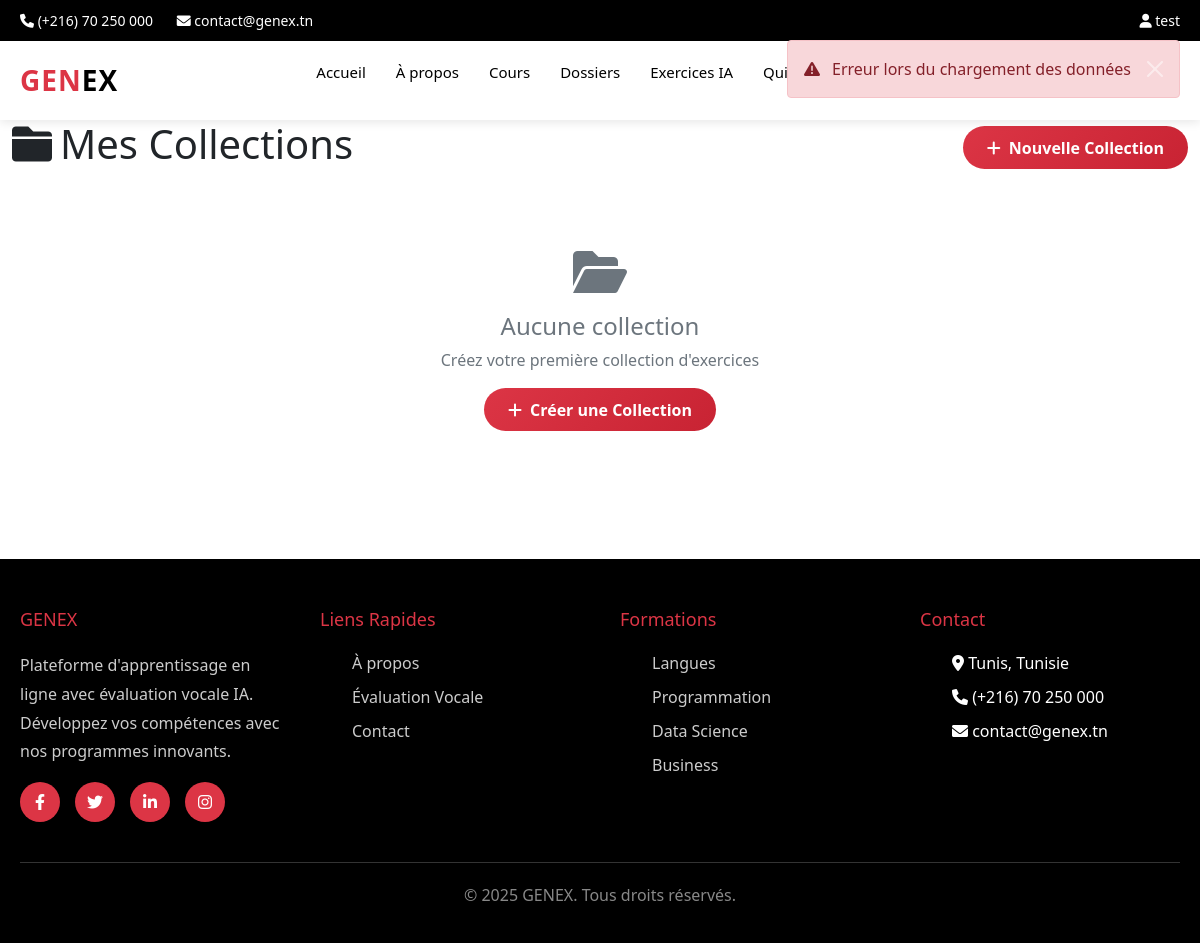
The app's page /exercises/collections/ (signed in), older data.
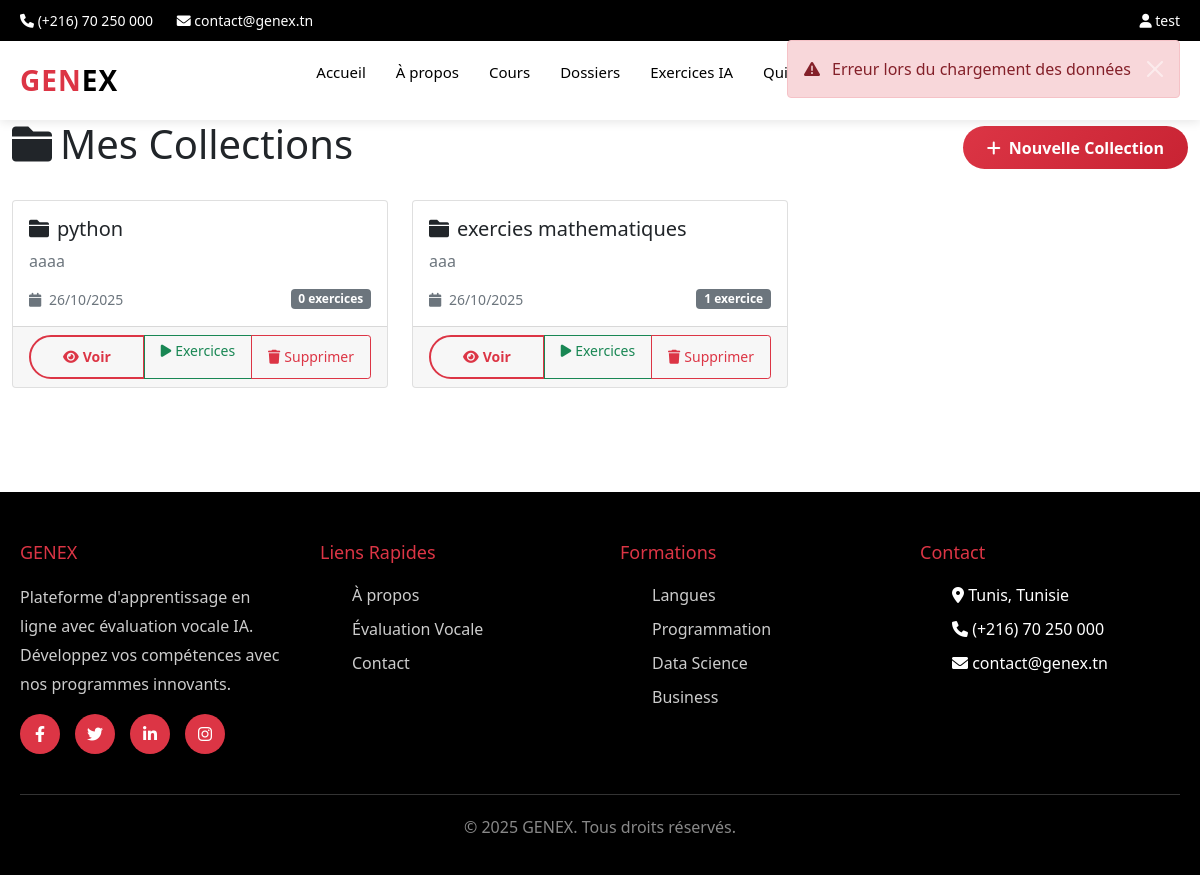
The same page, newer data.
### exercises/models.py (models this page shows, shortened)
class ExerciseCollection(models.Model):
    user = models.ForeignKey(User, on_delete=models.CASCADE, related_name='exercise_collections')
    name = models.CharField(max_length=100, help_text="Nom de la collection")
    description = models.TextField(blank=True, help_text="Description de la collection")
    color = models.CharField(max_length=7, default='#dc3545', help_text="Couleur de la collection (hex)")
    icon = models.CharField(max_length=50, default='fas fa-folder', help_text="Icône FontAwesome")
    is_public = models.BooleanField(default=False, help_text="Collection visible par d'autres utilisateurs")
    created_at = models.DateTimeField(auto_now_add=True)
    updated_at = models.DateTimeField(auto_now=True)
    class Meta:
        verbose_name = "Collection d'exercices"
        verbose_name_plural = "Collections d'exercices"
        ordering = ['-updated_at']
        unique_together = ['user', 'name']

### exercises/views.py (the view)
# urls.py: path('collections/', views.collections_list, name='collections-list'),
def collections_list(request):
    if not request.user.is_authenticated:
        return render(request, 'exercises/collections_list.html', {
            'collections': [],
            'error': 'Vous devez être connecté pour voir vos collections'
        })
    collections = ExerciseCollection.objects.filter(user=request.user)
    return render(request, 'exercises/collections_list.html', {
        'collections': collections
    })

### templates/exercises/collections_list.html (shortened to what this page needs)
{% extends 'exercises/base.html' %}
{% block content %}
<div class="container-fluid">
    <div class="row">
        <div class="col-12">
            <div class="d-flex justify-content-between align-items-center mb-4">
                <h1><i class="fas fa-folder me-2"></i>Mes Collections</h1>
                <button class="btn btn-primary" onclick="showCreateCollectionModal()">
                    <i class="fas fa-plus me-2"></i>Nouvelle Collection
                </button>
            </div>
            {% if collections %}
                <div class="row">
                    {% for collection in collections %}
                        <div class="col-md-6 col-lg-4 mb-4">
                            <div class="card h-100">
                                <div class="card-body">
                                    <h5 class="card-title">
                                        <i class="fas fa-folder me-2"></i>{{ collection.name }}
                                    </h5>
                                    <p class="card-text text-muted">{{ collection.description|default:"Aucune description" }}</p>
                                    <div class="d-flex justify-content-between align-items-center">
                                        <small class="text-muted">
                                            <i class="fas fa-calendar me-1"></i>
                                            {{ collection.created_at|date:"d/m/Y" }}
                                        </small>
                                        <span class="badge bg-secondary">
                                            {{ collection.exercises.count }} exercice{{ collection.exercises.count|pluralize }}
                                        </span>
                                    </div>
                                </div>
                                <div class="card-footer">
                                    <div class="btn-group w-100" role="group">
                                        <a href="{% url 'exercises:collection-detail' collection.id %}"
                                           class="btn btn-outline-primary btn-sm">
                                            <i class="fas fa-eye me-1"></i>Voir
                                        </a>
                                        <a href="{% url 'exercises:collection-exercises' collection.id %}"
                                           class="btn btn-outline-success btn-sm">
                                            <i class="fas fa-play me-1"></i>Exercices
                                        </a>
                                        <button class="btn btn-outline-danger btn-sm"
                                                onclick="deleteCollection({{ collection.id }})">
                                            <i class="fas fa-trash me-1"></i>Supprimer
                                        </button>
                                    </div>
                                </div>
                            </div>
                        </div>
                    {% endfor %}
                </div>
            {% else %}
                <div class="text-center py-5">
                    <i class="fas fa-folder-open fa-3x text-muted mb-3"></i>
                    <h4 class="text-muted">Aucune collection</h4>
                    <p class="text-muted">Créez votre première collection d'exercices</p>
                    <button class="btn btn-primary" onclick="showCreateCollectionModal()">
                        <i class="fas fa-plus me-2"></i>Créer une Collection
                    </button>
                </div>
            {% endif %}
        </div>
    </div>
</div>
{% endblock %}

Row changes from the older to the newer data that the page shows:
added ExerciseCollection: name "python", description "aaaa", created_at "26/10/2025", exercises.count "0"
added ExerciseCollection: name "exercies mathematiques", description "aaa", created_at "26/10/2025", exercises.count "1"
Text that changed along with them:
text no longer shown: "Aucune collection Créez votre première collection d'exercices Créer une Collection"
